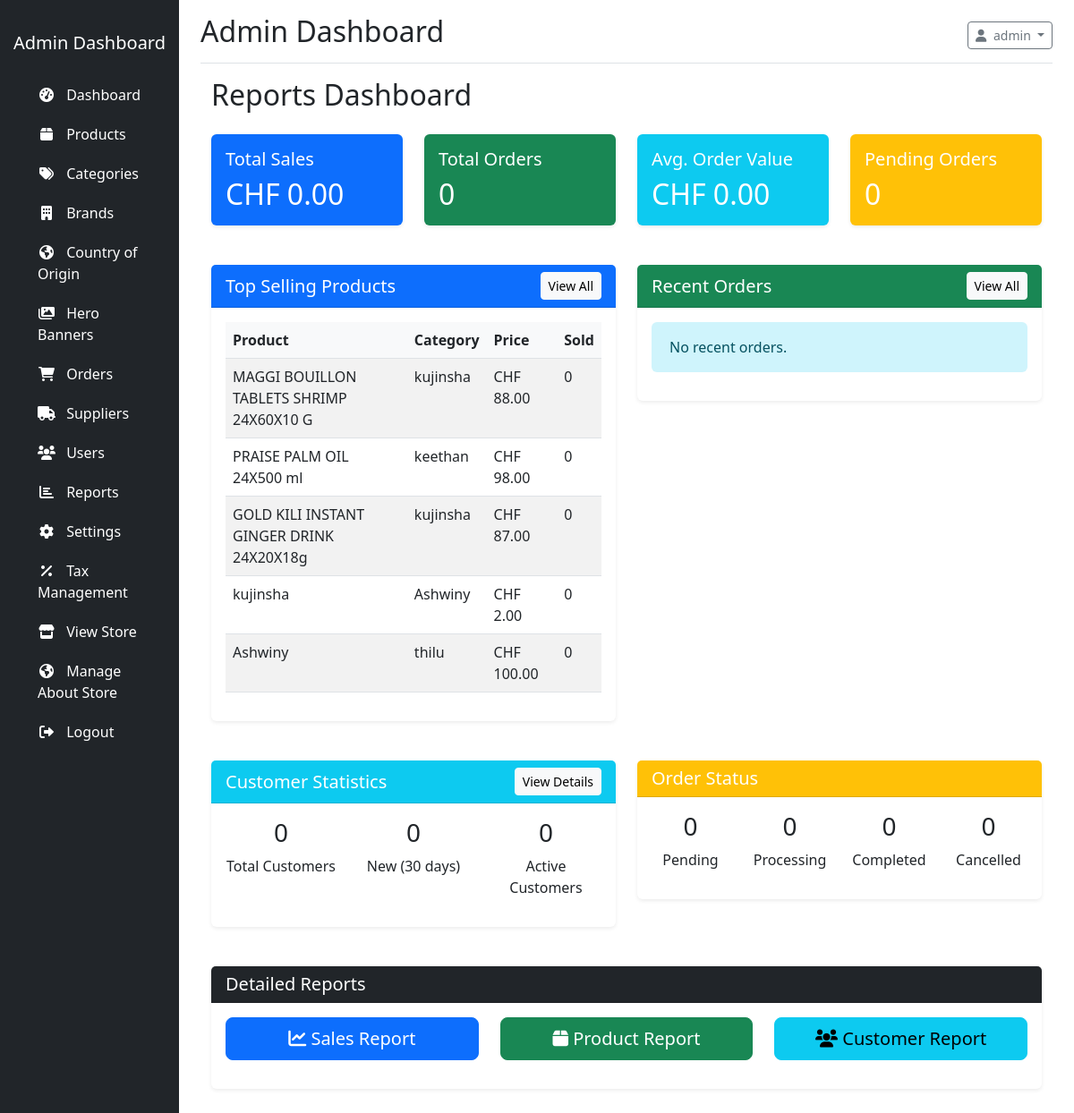
/?controller=report&action=index (signed in), run on an earlier commit of the app's database.
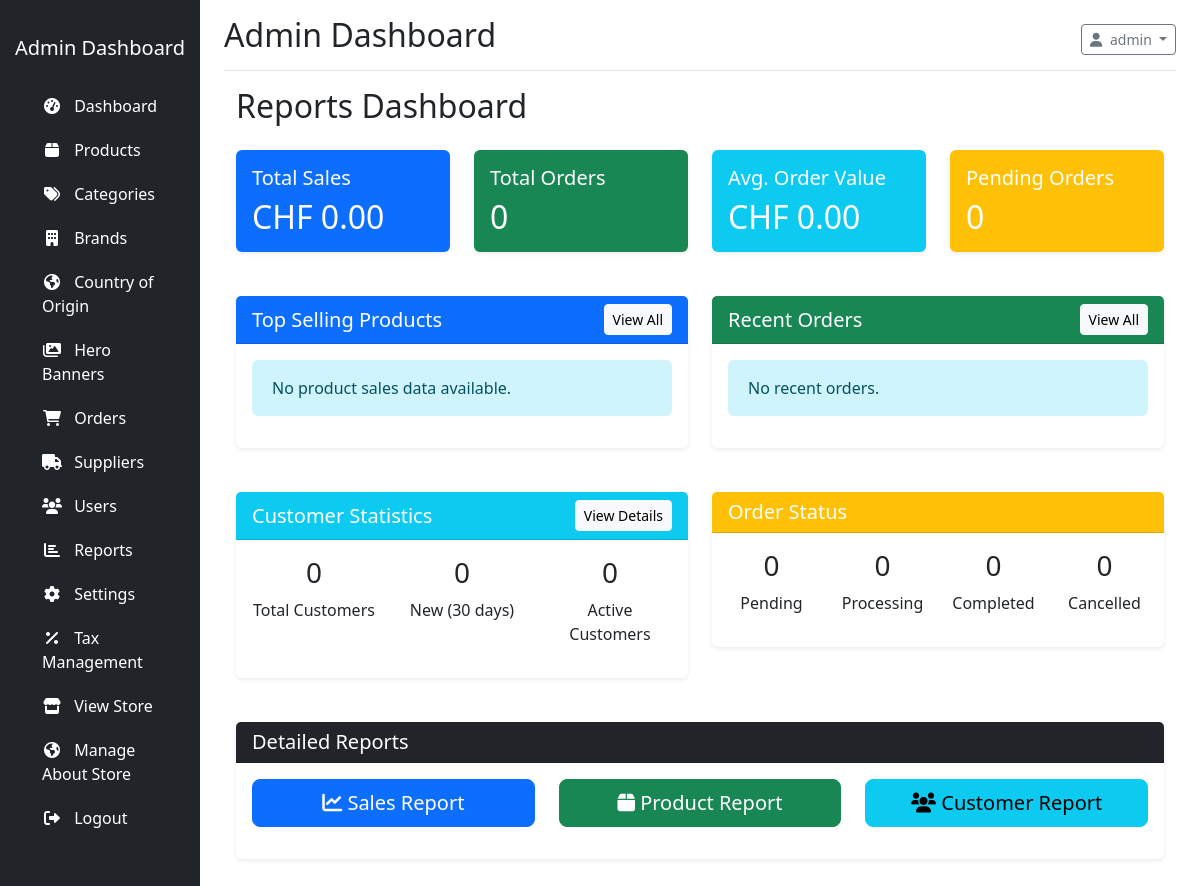
And on a later commit of the database.
### tables this page shows
CREATE TABLE IF NOT EXISTS `settings` (
  `id` int NOT NULL AUTO_INCREMENT,
  `key` varchar(100) NOT NULL,
  `value` text,
  `group` varchar(50) DEFAULT 'general',
  `created_at` timestamp NULL DEFAULT CURRENT_TIMESTAMP,
  `updated_at` timestamp NULL DEFAULT CURRENT_TIMESTAMP ON UPDATE CURRENT_TIMESTAMP,
  PRIMARY KEY (`id`),
  UNIQUE KEY `key` (`key`)
);

CREATE TABLE IF NOT EXISTS `products` (
  `id` int NOT NULL AUTO_INCREMENT,
  `name` varchar(255) NOT NULL,
  `description` text,
  `price` decimal(10,2) NOT NULL,
  `sale_price` decimal(10,2) DEFAULT NULL,
  `stock_quantity` int NOT NULL DEFAULT '0',
  `sku` varchar(50) DEFAULT NULL,
  `category_id` int DEFAULT NULL,
  `brand_id` int DEFAULT NULL,
  `image` varchar(255) DEFAULT NULL,
  `status` enum('active','inactive','out_of_stock') DEFAULT 'active',
  `created_at` timestamp NULL DEFAULT CURRENT_TIMESTAMP,
  `updated_at` timestamp NULL DEFAULT CURRENT_TIMESTAMP ON UPDATE CURRENT_TIMESTAMP,
  `add_date` date NOT NULL DEFAULT (curdate()),
  `expiry_date` date DEFAULT NULL,
  `is_new` tinyint(1) NOT NULL DEFAULT '0',
  `country_id` int DEFAULT NULL,
  `price2` decimal(10,2) DEFAULT NULL,
  `price3` decimal(10,2) DEFAULT NULL,
  PRIMARY KEY (`id`),
  UNIQUE KEY `sku` (`sku`),
  KEY `category_id` (`category_id`),
  KEY `fk_products_brands` (`brand_id`)
);

CREATE TABLE IF NOT EXISTS `categories` (
  `id` int NOT NULL AUTO_INCREMENT,
  `name` varchar(100) NOT NULL,
  `description` text,
  `icon` varchar(50) DEFAULT NULL,
  `image` varchar(255) DEFAULT NULL,
  `parent_id` int DEFAULT NULL,
  `status` tinyint(1) DEFAULT '1',
  `created_at` timestamp NULL DEFAULT CURRENT_TIMESTAMP,
  `updated_at` timestamp NULL DEFAULT CURRENT_TIMESTAMP ON UPDATE CURRENT_TIMESTAMP,
  `tax_id` int DEFAULT NULL,
  PRIMARY KEY (`id`),
  KEY `parent_id` (`parent_id`),
  KEY `fk_categories_tax` (`tax_id`)
);

### app/views/admin/reports/index.php (the view, shortened to what the rows shown need)
<?php require_once APP_PATH . 'views/admin/layouts/header.php'; ?>
<div class="container-fluid">
    <div class="row">
        <div class="col-md-12">
            <h2 class="mb-4">Reports Dashboard</h2>
        </div>
    </div>
    <div class="row mb-4">
        <div class="col-md-3">
            <div class="card bg-primary text-white">
                <div class="card-body">
                    <h5 class="card-title">Total Sales</h5>
                    <h2 class="card-text"><?php echo formatCurrency($salesSummary['total_sales']); ?></h2>
                </div>
            </div>
        </div>
        <div class="col-md-3">
            <div class="card bg-success text-white">
                <div class="card-body">
                    <h5 class="card-title">Total Orders</h5>
                    <h2 class="card-text"><?php echo $salesSummary['total_orders']; ?></h2>
                </div>
            </div>
        </div>
        <div class="col-md-3">
            <div class="card bg-info text-white">
                <div class="card-body">
                    <h5 class="card-title">Avg. Order Value</h5>
                    <h2 class="card-text"><?php echo formatCurrency($salesSummary['avg_order_value']); ?></h2>
                </div>
            </div>
        </div>
        <div class="col-md-3">
            <div class="card bg-warning text-white">
                <div class="card-body">
                    <h5 class="card-title">Pending Orders</h5>
                    <h2 class="card-text"><?php echo $salesSummary['pending_orders']; ?></h2>
                </div>
            </div>
        </div>
    </div>
    <div class="row">
        <div class="col-md-6 mb-4">
            <div class="card shadow-sm">
                <div class="card-header bg-primary text-white d-flex justify-content-between align-items-center">
                    <h5 class="card-title mb-0">Top Selling Products</h5>
                    <a href="<?php echo BASE_URL; ?>?controller=report&action=products" class="btn btn-sm btn-light">View All</a>
                </div>
                <div class="card-body">
                    <?php if(empty($topProducts)): ?>
                        <div class="alert alert-info">No product sales data available.</div>
                    <?php else: ?>
                        <div class="table-responsive">
                            <table class="table table-striped">
                                <thead>
                                    <tr>
                                        <th>Product</th>
                                        <th>Category</th>
                                        <th>Price</th>
                                        <th>Sold</th>
                                    </tr>
                                </thead>
                                <tbody>
                                    <?php foreach($topProducts as $product): ?>
                                        <tr>
                                            <td><?php echo $product['name']; ?></td>
                                            <td><?php echo $product['category_name']; ?></td>
                                            <td><?php echo formatCurrency($product['price']); ?></td>
                                            <td><?php echo $product['total_sold'] ?? 0; ?></td>
                                        </tr>
                                    <?php endforeach; ?>
                                </tbody>
                            </table>
                        </div>
                    <?php endif; ?>
                </div>
            </div>
        </div>
        <div class="col-md-6 mb-4">
            <div class="card shadow-sm">
                <div class="card-header bg-success text-white d-flex justify-content-between align-items-center">
                    <h5 class="card-title mb-0">Recent Orders</h5>
                    <a href="<?php echo BASE_URL; ?>?controller=order&action=adminIndex" class="btn btn-sm btn-light">View All</a>
                </div>
                <div class="card-body">
                    <?php if(empty($recentOrders)): ?>
                        <div class="alert alert-info">No recent orders.</div>
                    <?php endif; ?>
                </div>
            </div>
        </div>
    </div>
    <div class="row">
        <div class="col-md-6 mb-4">
            <div class="card shadow-sm">
                <div class="card-header bg-info text-white d-flex justify-content-between align-items-center">
                    <h5 class="card-title mb-0">Customer Statistics</h5>
                    <a href="<?php echo BASE_URL; ?>?controller=report&action=customers" class="btn btn-sm btn-light">View Details</a>
                </div>
                <div class="card-body">
                    <div class="row">
                        <div class="col-md-4 text-center">
                            <h3><?php echo $customerStats['total_customers']; ?></h3>
                            <p>Total Customers</p>
                        </div>
                        <div class="col-md-4 text-center">
                            <h3><?php echo $customerStats['new_customers']; ?></h3>
                            <p>New (30 days)</p>
                        </div>
                        <div class="col-md-4 text-center">
                            <h3><?php echo $customerStats['active_customers']; ?></h3>
                            <p>Active Customers</p>
                        </div>
                    </div>
                </div>
            </div>
        </div>
        <div class="col-md-6 mb-4">
            <div class="card shadow-sm">
                <div class="card-header bg-warning text-white">
                    <h5 class="card-title mb-0">Order Status</h5>
                </div>
                <div class="card-body">
                    <div class="row">
                        <div class="col-md-3 text-center">
                            <h3><?php echo $salesSummary['pending_orders']; ?></h3>
                            <p>Pending</p>
                        </div>
                        <div class="col-md-3 text-center">
                            <h3><?php echo $salesSummary['processing_orders'] ?? 0; ?></h3>
                            <p>Processing</p>
                        </div>
                        <div class="col-md-3 text-center">
                            <h3><?php echo $salesSummary['completed_orders']; ?></h3>
                            <p>Completed</p>
                        </div>
                        <div class="col-md-3 text-center">
                            <h3><?php echo $salesSummary['cancelled_orders']; ?></h3>
                            <p>Cancelled</p>
                        </div>
                    </div>
                </div>
            </div>
        </div>
    </div>
    <div class="row mb-4">
        <div class="col-md-12">
            <div class="card shadow-sm">
                <div class="card-header bg-dark text-white">
                    <h5 class="card-title mb-0">Detailed Reports</h5>
                </div>
                <div class="card-body">
                    <div class="row">
                        <div class="col-md-4 mb-3">
                            <a href="<?php echo BASE_URL; ?>?controller=report&action=sales" class="btn btn-primary btn-lg btn-block w-100">
                                <i class="fas fa-chart-line mr-2"></i> Sales Report
                            </a>
                        </div>
                        <div class="col-md-4 mb-3">
                            <a href="<?php echo BASE_URL; ?>?controller=report&action=products" class="btn btn-success btn-lg btn-block w-100">
                                <i class="fas fa-box mr-2"></i> Product Report
                            </a>
                        </div>
                        <div class="col-md-4 mb-3">
                            <a href="<?php echo BASE_URL; ?>?controller=report&action=customers" class="btn btn-info btn-lg btn-block w-100">
                                <i class="fas fa-users mr-2"></i> Customer Report
                            </a>
                        </div>
                    </div>
                </div>
            </div>
        </div>
    </div>
</div>
<?php require_once APP_PATH . 'views/admin/layouts/footer.php'; ?>

What changed in the data, as far as the page shows it:
removed products: name "MAGGI BOUILLON TABLETS SHRIMP 24X60X10 G", category.name "kujinsha", price.value "CHF 88.00", total_sold "0"
removed products: name "PRAISE PALM OIL 24X500 ml", category.name "keethan", price.value "CHF 98.00", total_sold "0"
removed products: name "GOLD KILI INSTANT GINGER DRINK 24X20X18g", category.name "kujinsha", price.value "CHF 87.00", total_sold "0"
removed products: name "kujinsha", category.name "Ashwiny", price.value "CHF 2.00", total_sold "0"
removed products: name "Ashwiny", category.name "thilu", price.value "CHF 100.00", total_sold "0"
Also different on the page:
text no longer shown: "Product Category Price Sold"
text now shown: "No product sales data available."
